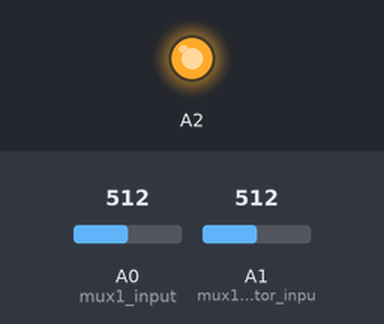
Recording of a sketch running on a simulated Arduino Uno, built with avr-gcc and run on an emulated ATmega328P. On the bench: output pins drawn as LEDs (lit = HIGH). The inputs (shaded band) are chosen by the test bench; at power-on: A0 (mux1_input) = 512, A1 (mux1_sensor_selector_inpu) = 512. Pins used as bus, display or sensor lines are not drawn; what the sketch prints to the serial monitor is not drawn.

Above: at 1.2 s.
1.3 s: A0 (mux1_input) set to 135
4.3 s: A0 (mux1_input) set to 115
At 4.8 s:
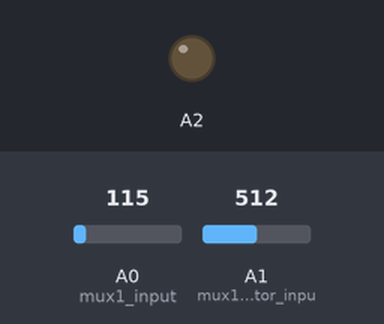
5.8 s: A0 (mux1_input) set to 306
At 7.1 s:
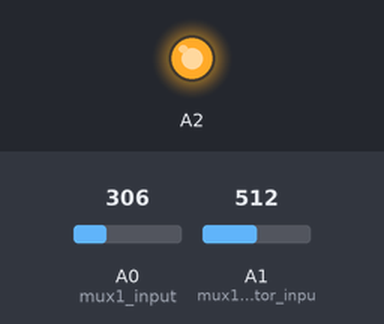
8.8 s: A0 (mux1_input) set to 122
At 9.4 s:
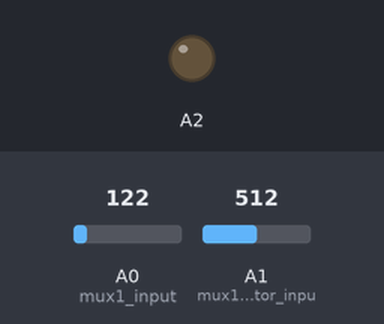
Timing chart, 0 to 11.3 s (numbered marks = the images above; inputs shaded):
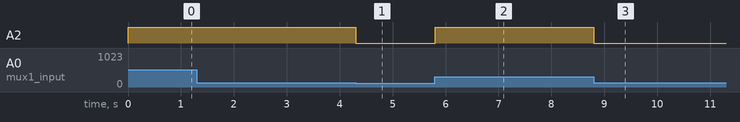

The sketch:

mux_test_one_4051.ino
```cpp
/*
Sensor Station plus MUX, test file for just one 4051

Casey Anderson, 2015

Based on this help doc: http://playground.arduino.cc/Learning/4051

 */

int r0 = 0;
int r1 = 0;
int r2 = 0;

int mux1, sensorValue1, which1;

void setup() {

  pinMode(A0, INPUT);       // mux1 input
  pinMode(A1, INPUT);       // mux1 sensor selector input

  //ino to mux 1 (changes what input shows up at 4051 output, attached to A0)
  pinMode(2, OUTPUT);    // s0
  pinMode(3, OUTPUT);    // s1
  pinMode(4, OUTPUT);    // s2

  // //output LEDs
  pinMode( A2, OUTPUT );

  Serial.begin (115200);
}

void loop () {

  sensorValue1 = analogRead(A1);

  which1 = map(sensorValue1, 0, 1023, 0, 7);

  // select the bit (MUX1)
  r0 = bitRead(which1, 0);
  r1 = bitRead(which1, 1);
  r2 = bitRead(which1, 2);

  // write the bit (MUX1)
  digitalWrite(2, r0);
  digitalWrite(3, r1);
  digitalWrite(4, r2);

  mux1 = analogRead(A0);     // MUX1 ouputs here

  // LED output
  analogWrite(A2, mux1);

  Serial.print("MUX 1: sensor number ");
  Serial.print(which1);
  Serial.print('\t');
  Serial.print("val is ");
  Serial.println(mux1);

  delay(2);
}
```

Measured:
- the behaviour switches between 128 and 127 on A0 (mux1_input) (found by bisection; images 0 and 1)
- after the input at 4.3 s, A2: HIGH → LOW at once
- after the input at 5.8 s, A2: LOW → HIGH at once
- after the input at 8.8 s, A2: HIGH → LOW at once
